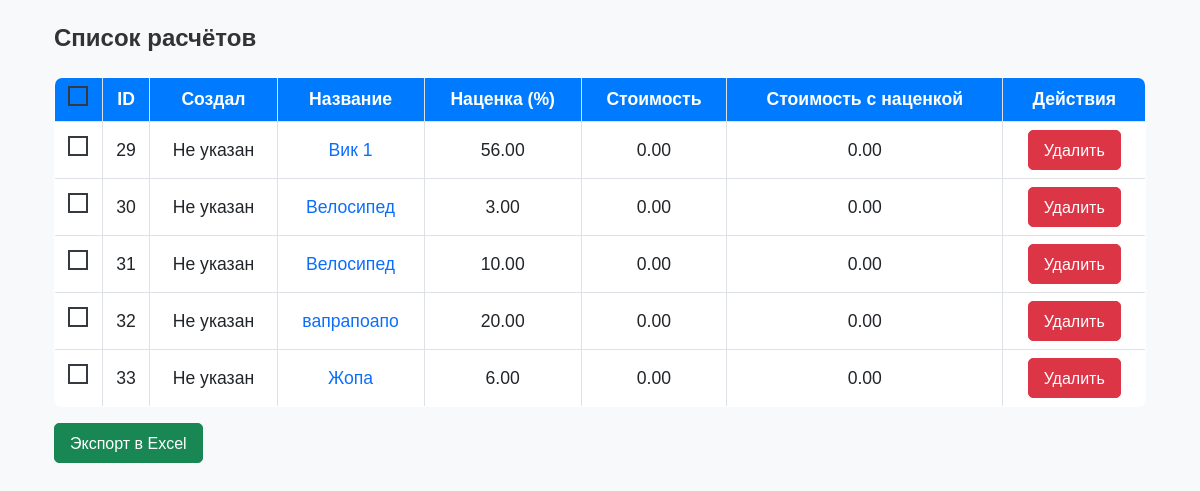
Before: /calculations/ with the older database file.
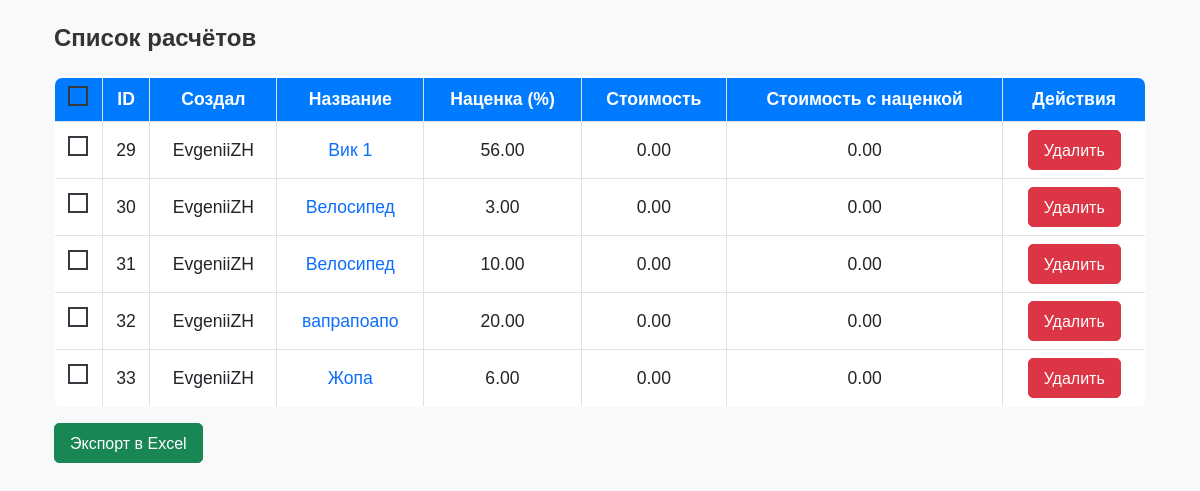
After: the same page with the newer database file.
### trades/models.py (models this page shows, shortened)
class Calculation(models.Model):
    user = models.ForeignKey(
        settings.AUTH_USER_MODEL,
        on_delete=models.CASCADE,
        null=False,
        blank=False
    )
    title = models.CharField(max_length=255)
    markup = models.DecimalField(max_digits=5, decimal_places=2, default=0)
    created_at = models.DateTimeField(auto_now_add=True)
    total_price = models.DecimalField(max_digits=10, decimal_places=2, default=0)
    total_price_with_markup = models.DecimalField(max_digits=10, decimal_places=2, default=0)

### trades/views.py (the view, shortened to what this page needs)
# urls.py: path('calculations/', views.calculations_list, name='calculations_list'),
def calculations_list(request):
    calculations = Calculation.objects.all()
    return render(request, "trades/calculations_list.html", {"calculations": calculations})

### trades/templates/trades/calculations_list.html (shortened to what this page needs)
{% extends 'base.html' %}
{% block content %}
<div class="container my-4">
    <h2 class="mb-4">Список расчётов</h2>
    <form method="post">
        <table class="table table-bordered table-hover">
            <thead class="table-light">
                <tr>
                    <th><input type="checkbox" id="select_all"></th>
                    <th>ID</th>
                    <th>Создал</th>
                    <th>Название</th>
                    <th>Наценка (%)</th>
                    <th>Стоимость</th>
                    <th>Стоимость с наценкой</th>
                    <th>Действия</th>
                </tr>
            </thead>
            <tbody>
                {% for calc in calculations %}
                <tr>
                    <td>
                        <input type="checkbox" name="calc_ids" value="{{ calc.id }}">
                    </td>
                    <td>{{ calc.id }}</td>
                    <td>
                        {{ calc.user.username|default:"Не указан" }}
                    </td>
                    <td>
                        <a href="{% url 'calculation_detail' calc.id %}" class="text-decoration-none">
                            {{ calc.title }}
                        </a>
                    </td>
                    <td>{{ calc.markup }}</td>
                    <td>{{ calc.total_price }}</td>
                    <td>{{ calc.total_price_with_markup }}</td>
                    <td>
                        <button type="submit" name="delete_calc" value="{{ calc.id }}" class="btn btn-danger btn-sm">
                            Удалить
                        </button>
                    </td>
                </tr>
                {% endfor %}
            </tbody>
        </table>
        <button type="submit" name="export_excel" value="1" class="btn btn-success">
            Экспорт в Excel
        </button>
    </form>
</div>
{% endblock %}

### trades/templates/base.html (shortened to what this page needs)
{% load static %}
<!DOCTYPE html>
<html lang="ru">
<head>
    <link href="https://cdn.jsdelivr.net/npm/bootstrap@5.3.0-alpha1/dist/css/bootstrap.min.css" rel="stylesheet">
    <link rel="stylesheet" href="{% static 'css/styles.css' %}">
    <link rel="stylesheet" href="{% static 'css/login.css' %}">
</head>
<body>
<div id="message-container" class="position-fixed top-0 end-0 p-3" style="z-index: 1050;"></div>
<main class="container">
    {% block content %}{% endblock %}
</main>
</body>
</html>

### static/css/styles.css (style rules this page uses)
input[type="checkbox"] { border: 2px solid #343a40; width: 20px; height: 20px; appearance: none; cursor: pointer; }
body { font-family: "Arial", sans-serif; background-color: #f8f9fa; color: #333; }
#message-container { max-width: 400px; }
.table { background: white; border: 1px solid #dee2e6; border-radius: 8px; overflow: hidden; width: 100%; border-collapse: collapse; }
.table th, .table td { font-size: 1.1rem; text-align: center; vertical-align: middle; }
.table th { background: #007bff; color: white; font-weight: bold; }
form input, form select, form button { height: 40px; }
.btn { font-size: 16px; padding: 8px 15px; border-radius: 5px; }
table { width: 100%; border-collapse: collapse; }
table tbody tr { height: 50px; }
h2 { font-size: 24px; font-weight: bold; margin-bottom: 15px; }

Changed rows visible on the page:
changed Calculation "Вик 1": user.username "Не указан" → "EvgeniiZH"
changed Calculation id 30: user.username "Не указан" → "EvgeniiZH"
changed Calculation id 31: user.username "Не указан" → "EvgeniiZH"
changed Calculation "вапрапоапо": user.username "Не указан" → "EvgeniiZH"
changed Calculation "Жопа": user.username "Не указан" → "EvgeniiZH"
